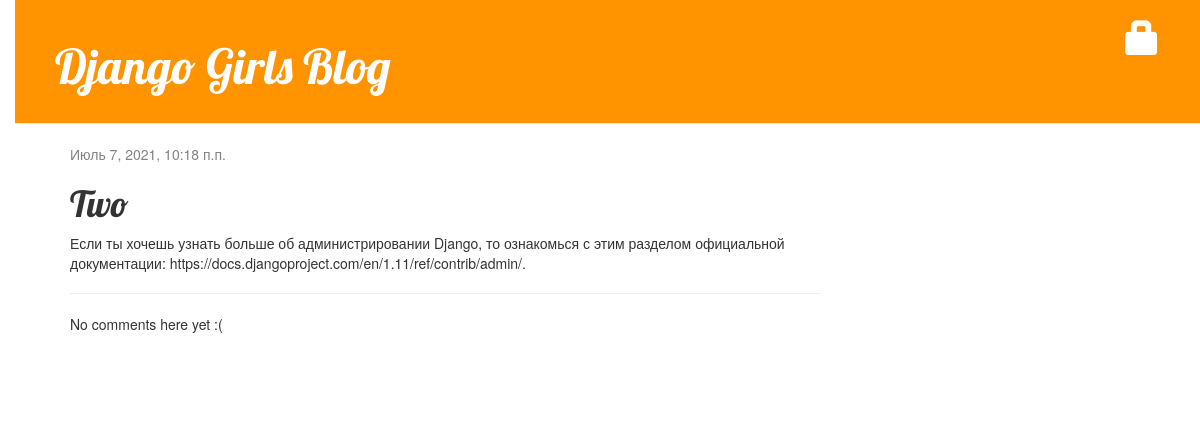
The app's page /post/2/ with its own data.
### blog/models.py (models this page shows, shortened)
class Post(models.Model):
    author = models.ForeignKey(settings.AUTH_USER_MODEL, on_delete=models.CASCADE)
    title = models.CharField(max_length=200)
    text = models.TextField()
    created_date = models.DateTimeField(default=timezone.now)
    published_date = models.DateTimeField(blank=True, null=True)

### blog/views.py (the view)
# urls.py: path('post/<int:pk>/', views.post_detail, name='post_detail'),
def post_detail(request, pk):
    post = get_object_or_404(Post, pk=pk)
    return render(request, 'blog/post_detail.html', {'post': post})

### blog/templates/blog/post_detail.html (shortened to what this page needs)
{% extends 'blog/base.html' %}
{% block content %}
    <div class="post">
        {% if post.published_date %}
            <div class="date">
                {{ post.published_date }}
            </div>
        {% else %}
            <a class="btn btn-default" href="{% url 'post_publish' pk=post.pk %}">Publish</a>
        {% endif %}
        <h1>{{ post.title }}</h1>
        <p>{{ post.text|linebreaksbr }}</p>
        <hr>
        {% for comment in post.comments.all %}
            {% if user.is_authenticated or comment.approved_comment %}
            <div class="comment">
                <div class="date">
                    {{ comment.created_date }}
                    {% if not comment.approved_comment %}
                        <a class="btn btn-default" href="{% url 'comment_remove' pk=comment.pk %}"><span class="glyphicon glyphicon-remove"></span></a>
                        <a class="btn btn-default" href="{% url 'comment_approve' pk=comment.pk %}"><span class="glyphicon glyphicon-ok"></span></a>
                    {% endif %}
                </div>
                <strong>{{ comment.author }}</strong>
                <p>{{ comment.text|linebreaks }}</p>
            </div>
            {% endif %}
        {% empty %}
            <p>No comments here yet :(</p>
        {% endfor %}
    </div>
{% endblock %}

### blog/static/css/blog.css (style rules this page uses)
body { padding-left: 15px; }
h1, h2, h3, h4 { font-family: 'Lobster', cursive; }
.date { color: #828282; }
.post { margin-bottom: 70px; }

### records on screen
Post: published_date "Июль 7, 2021, 10:18 п.п.", title "Two", text "Если ты хочешь узнать больше об администрировании Django, то ознакомься с этим разделом официальной документации: https://docs.djangoproject.com/en/1.11/ref/contrib/admin/."
